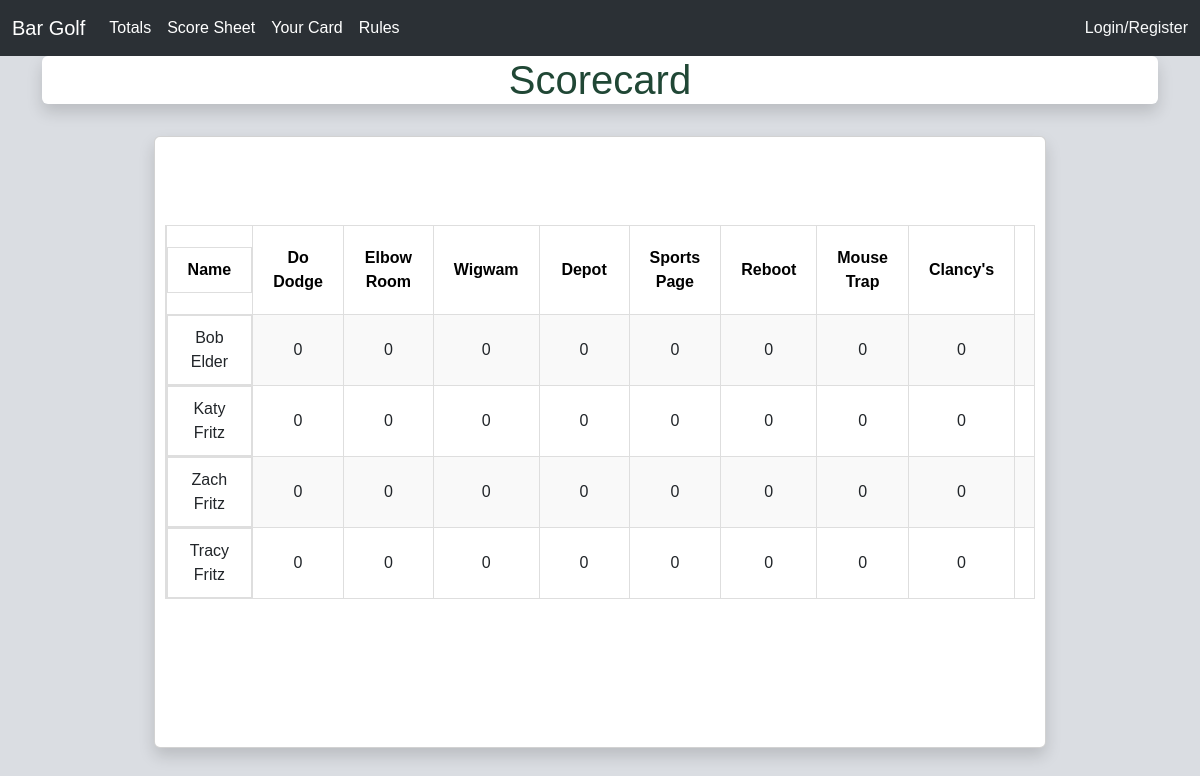
/scorecards/, run on an earlier commit of the app's database.
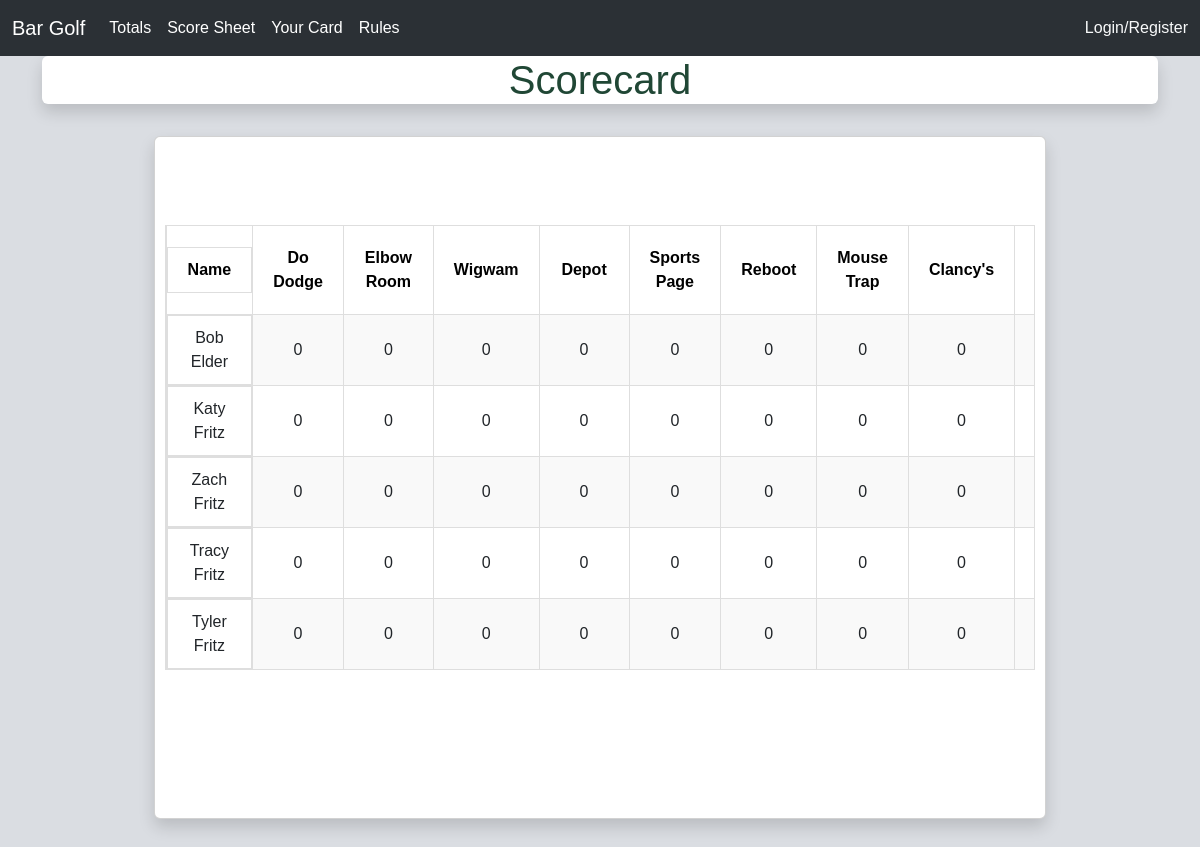
And on a later commit of the database.
### scoreCard/models.py (models this page shows, shortened)
class Golfer(models.Model):
    user = models.OneToOneField(User, null=True, on_delete=models.CASCADE)
    do_dodge = models.IntegerField(default=0)
    elbow_room = models.IntegerField(default=0)
    wigwam = models.IntegerField(default=0)
    depot = models.IntegerField(default=0)
    sports_page = models.IntegerField(default=0)
    reboot = models.IntegerField(default=0)
    mouse_trap = models.IntegerField(default=0)
    clancys = models.IntegerField(default=0)
    dooleys = models.IntegerField(default=0)
    gi = models.IntegerField(default=0)
    brothers = models.IntegerField(default=0)
    pio = models.IntegerField(default=0)
    pickle = models.IntegerField(default=0)
    shenanns = models.IntegerField(default=0)
    brat = models.IntegerField(default=0)
    total = models.IntegerField(default=0)

### scoreCard/views.py (the view)
# urls.py: path("scorecards/", views.scorecards, name="scorecards"),
def scorecards(request):
    golfers = Golfer.objects.all()
    return render(request, "cards/scoreSheet.html", {"golfers": golfers})

### scoreCard/templates/cards/scoreSheet.html (shortened to what this page needs)
{% extends 'cards/base.html' %} {% block content %}
<div class="page-title container-sm text-center shadow rounded mx-auto">
  <h1>Scorecard</h1>
</div>
<br />
<div style="display: grid; place-items: start center">
  <div
    class="main-card card text-center shadow py-5 px3"
    style="width: clamp(20em, 80%, 100em)"
  >
    <section class="content-info">
      <div class="container paddings-mini tbl-container">
        <div class="row tbl-fixed">
          <table
            class="table-striped table-responsive table-hover result-point"
          >
            <thead class="point-table-head">
              <tr>
                <th class="colhead"><div class='cell-inner name-inner'>Name</div></th>
                <th>Do Dodge</th>
                <th>Elbow Room</th>
                <th>Wigwam</th>
                <th>Depot</th>
                <th>Sports Page</th>
                <th>Reboot</th>
                <th>Mouse Trap</th>
                <th>Clancy's</th>
                <th>Dooleys</th>
              </tr>
            </thead>
            <tbody class="text-center">
              {% for person in golfers %}
              <tr>
                <td class="text-center colhead">
                  <div class='cell-inner'>
                  {{ person.user.first_name|capfirst }} {{ person.user.last_name|capfirst }}
                  </div>
                </td>
                <td>{{ person.do_dodge }}</td>
                <td>{{ person.elbow_room }}</td>
                <td>{{ person.wigwam }}</td>
                <td>{{ person.depot }}</td>
                <td>{{ person.sports_page }}</td>
                <td>{{ person.reboot }}</td>
                <td>{{ person.mouse_trap }}</td>
                <td>{{ person.clancys }}</td>
                <td>{{ person.dooleys }}</td>
              </tr>
              {% endfor %}
            </tbody>
          </table>
        </div>
      </div>
    </section>
  </div>
</div>
{% endblock %}

### scoreCard/templates/cards/base.html (shortened to what this page needs)
{% load static %}
<!DOCTYPE html>
<html lang="en">
  <head>
    <link
      href="https://cdn.jsdelivr.net/npm/bootstrap@5.3.1/dist/css/bootstrap.min.css"
      rel="stylesheet"
    />
    <link rel="stylesheet" href="{% static 'scoreCard/css/styles.css' %}" />
  </head>
  <body>
    {% include 'cards/navbar.html' %}
    <div class="container-sm">
     {% block content %} {% endblock %}
  </body>
</html>

### scoreCard/templates/cards/navbar.html (shortened to what this page needs)
<nav class="navbar navbar-expand-lg bg-body-tertiary" data-bs-theme="dark">
  <div class="container-fluid">
    <a class="navbar-brand" href="#">Bar Golf</a>
    <div class="collapse navbar-collapse" id="navbarSupportedContent">
      <ul class="navbar-nav me-auto mb-2 mb-lg-0">
        <li class="nav-item">
          <a
            class="nav-link active"
            aria-current="page"
            href="{% url 'index' %}"
            >Totals</a
          >
        </li>
        <li class="nav-item">
          <a
            class="nav-link active"
            aria-current="page"
            href="{% url 'scorecards' %}"
            >Score Sheet</a
          >
        </li>
        <li class="nav-item">
          <a
            class="nav-link active"
            aria-current="page"
            href="{% url 'userscore' %}"
            >Your Card</a
          >
        </li>
        <li class="nav-item">
          <a
            class="nav-link active"
            aria-current="page"
            href="{% url 'rules' %}"
            >Rules</a
          >
        </li>
      </ul>
      {% if user.is_authenticated %}
      <div class="d-flex nav-item text-light">
        <a
          class="nav-link active"
          aria-current="page"
          href="{% url 'profile' %}"
          >{{ user.username }}</a
        >
      </div>
      {% else %}
      <div class="d-flex nav-item text-light">
        <a class="nav-link active" aria-current="page" href="{% url 'login' %}"
          >Login/Register</a
        >
      </div>
      {% endif %}
    </div>
  </div>
</nav>

### static/scoreCard/css/styles.css (style rules this page uses)
body { background-color: #DADDE2; font-family: Arial, Helvetica, sans-serif; margin: 0; }
.page-title { background-color: white; color: #204735; }
.main-card { padding: 10px; background-color: white; margin-bottom: 2em; }
.navbar { max-width: 100% !important; }

### scoreCard/templates/cards/scoreSheet.html (style rules this page uses)
.colhead { box-sizing: border-box; position: sticky; width: 12em; left: -1px; margin-left: -1px; background-color: #ffffff; border: 1px solid #dedede; padding: 0 !important; }
.cell-inner { width: 100% !important; height: 100% !important; padding: 10px 20px; border: 1px solid #dedede; }
.name-inner { margin: 0 !important; }
.content-info { background: #ffffff; padding: 40px 0; background-size: cover !important; background-position: top center !important; background-repeat: no-repeat !important; position: relative; padding-bottom: 100px; }
.tbl-fixed { border-right: 1px solid #dedede; border-left: 1px solid #dedede; }
.tbl-container { max-width: fit-content; max-height: fit-content; }
.tbl-fixed { overflow-x: scroll; overflow-y: visible; }
table { width: 100%; background: #fff; border: 1px solid #dedede; }
table thead tr th { padding: 20px; border: 1px solid #dedede; color: #000; }
table.table-striped tbody tr:nth-of-type(odd) { background: #f9f9f9; }
table tr td { padding: 10px 20px; border: 1px solid #dedede; }
table tr td { padding: 10px 40px; border: 1px solid #dedede; }

What changed in the data, as far as the page shows it:
added Golfer: user.first_name "Tyler", user.last_name "Fritz", do_dodge "0", elbow_room "0", wigwam "0", depot "0", sports_page "0", reboot "0", mouse_trap "0", clancys "0"
